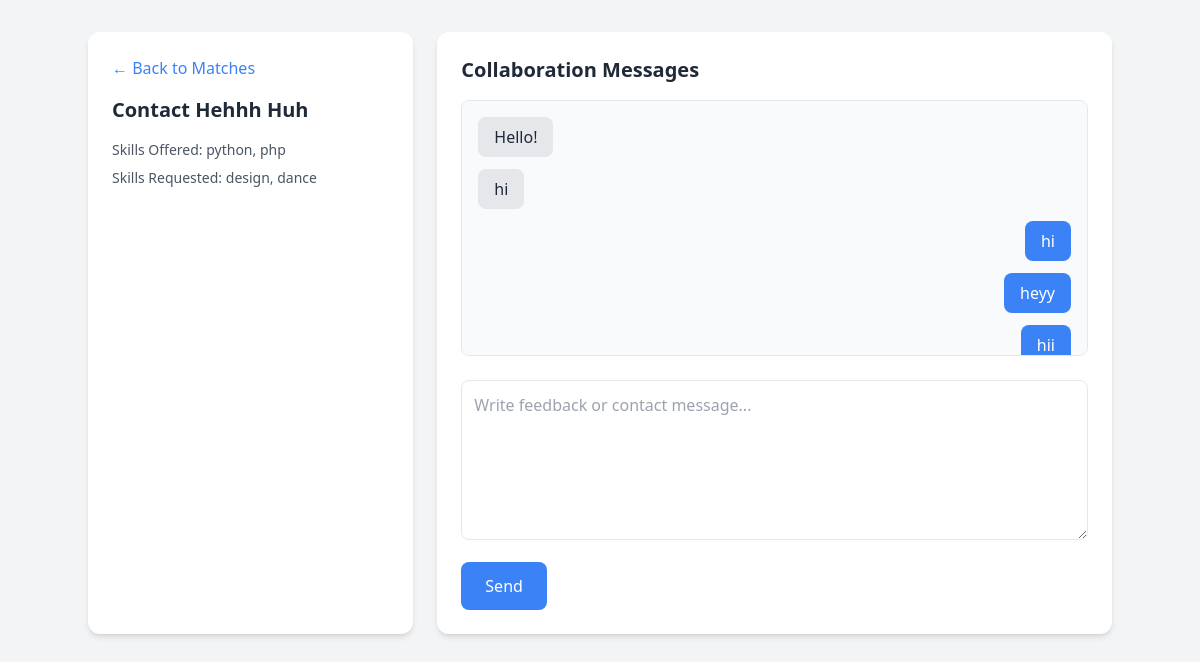
Page /contact/1 (signed in) on the committed database.
### models.py (models this page shows)
class User(db.Model):
    id = db.Column(db.Integer, primary_key=True)
    name = db.Column(db.String(100))
    email = db.Column(db.String(100), unique=True)
    password = db.Column(db.String(200))
    skills_offered = db.Column(db.String(300))
    skills_requested = db.Column(db.String(300))

class Feedback(db.Model):
    id = db.Column(db.Integer, primary_key=True)
    sender_id = db.Column(db.Integer, nullable=False)
    receiver_id = db.Column(db.Integer, nullable=False)
    message = db.Column(db.String(300), nullable=False)

### app.py (the view, shortened to what this page needs)
@app.route("/contact/<int:target_user_id>", methods=["GET", "POST"])
@session_required
def contact(target_user_id):
    current_user_id = session["user_id"]
    target_user = User.query.get(target_user_id)
    if not target_user:
        return "User not found", 404
    messages = Feedback.query.filter(
        ((Feedback.sender_id == current_user_id) & (Feedback.receiver_id == target_user_id)) |
        ((Feedback.sender_id == target_user_id) & (Feedback.receiver_id == current_user_id))
    ).order_by(Feedback.id.asc()).all()
    return render_template(
        "contact.html",
        user=target_user,
        messages=messages,
        current_user_id=current_user_id
    )

### app.py (called while the page is built)
def session_required(f):
    @wraps(f)
    def decorated(*args, **kwargs):
        if "user_id" not in session:
            return redirect(url_for("login"))
        return f(*args, **kwargs)
    return decorated

### templates/contact.html (shortened to what this page needs)
<!DOCTYPE html>
<html lang="en">
<head>
<script src="https://cdn.tailwindcss.com"></script>
</head>
<body class="bg-gray-100 min-h-screen p-8">
<div class="max-w-5xl mx-auto grid grid-cols-3 gap-6">
    <div class="bg-white p-6 rounded-xl shadow-md col-span-1">
        <a href="/matches" class="inline-block mb-4 text-blue-500 hover:underline">&larr; Back to Matches</a>
        <h2 class="text-xl font-bold mb-4 text-gray-800">
            Contact {{ user.name }}
        </h2>
        <p class="text-sm text-gray-600 mb-2">
            Skills Offered: {{ user.skills_offered }}
        </p>
        <p class="text-sm text-gray-600">
            Skills Requested: {{ user.skills_requested }}
        </p>
    </div>
    <div class="bg-white p-6 rounded-xl shadow-md col-span-2">
        <h2 class="text-xl font-bold mb-4 text-gray-800">
            Collaboration Messages
        </h2>
        <div class="mb-6 space-y-3 max-h-64 overflow-y-auto border p-4 rounded-lg bg-gray-50">
            {% for msg in messages %}
                {% if msg.sender_id == current_user_id %}
                    <div class="text-right">
                        <p class="inline-block bg-blue-500 text-white px-4 py-2 rounded-lg">
                            {{ msg.message }}
                        </p>
                    </div>
                {% else %}
                    <div class="text-left">
                        <p class="inline-block bg-gray-200 text-gray-800 px-4 py-2 rounded-lg">
                            {{ msg.message }}
                        </p>
                    </div>
                {% endif %}
            {% else %}
                <p class="text-sm text-gray-500 text-center">
                    No messages yet. Someone has to be brave first.
                </p>
            {% endfor %}
        </div>
        <form method="POST" class="space-y-4">
            <textarea name="message"
                placeholder="Write feedback or contact message..."
                class="w-full h-40 p-3 border rounded-lg focus:ring-2 focus:ring-blue-400 outline-none"></textarea>
            <button type="submit"
                class="bg-blue-500 text-white px-6 py-3 rounded-lg hover:bg-blue-600 transition">
                Send
            </button>
        </form>
    </div>
</div>
</body>
</html>

### rows in the picture
User: name "Hehhh Huh", skills_offered "python, php", skills_requested "design, dance"
Feedback: message "Hello!"
Feedback: message "hi"
Feedback: message "hi"
Feedback: message "heyy"
Feedback: message "hii"
